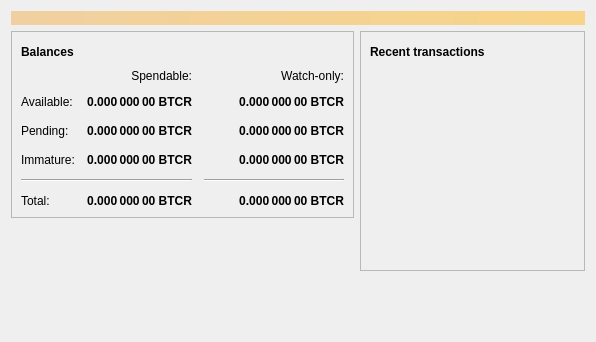
<?xml version="1.0" encoding="UTF-8"?>
<ui version="4.0">
 <class>OverviewPage</class>
 <widget class="QWidget" name="OverviewPage">
  <property name="geometry">
   <rect>
    <x>0</x>
    <y>0</y>
    <width>596</width>
    <height>342</height>
   </rect>
  </property>
  <property name="windowTitle">
   <string>Form</string>
  </property>
  <layout class="QVBoxLayout" name="topLayout">
   <item>
    <widget class="QLabel" name="labelAlerts">
     <property name="visible">
      <bool>false</bool>
     </property>
     <property name="styleSheet">
      <string notr="true">QLabel { background-color: qlineargradient(x1: 0, y1: 0, x2: 1, y2: 0, stop:0 #F0D0A0, stop:1 #F8D488); color:#000000; }</string>
     </property>
     <property name="wordWrap">
      <bool>true</bool>
     </property>
     <property name="margin">
      <number>3</number>
     </property>
     <property name="textInteractionFlags">
      <set>Qt::TextSelectableByMouse</set>
     </property>
    </widget>
   </item>
   <item>
    <layout class="QHBoxLayout" name="horizontalLayout" stretch="1,1">
     <item>
      <layout class="QVBoxLayout" name="verticalLayout_2">
       <item>
        <widget class="QFrame" name="frame">
         <property name="frameShape">
          <enum>QFrame::StyledPanel</enum>
         </property>
         <property name="frameShadow">
          <enum>QFrame::Raised</enum>
         </property>
         <layout class="QVBoxLayout" name="verticalLayout_4">
          <item>
           <layout class="QHBoxLayout" name="horizontalLayout_4">
            <item>
             <widget class="QLabel" name="label_5">
              <property name="font">
               <font>
                <weight>75</weight>
                <bold>true</bold>
               </font>
              </property>
              <property name="text">
               <string>Balances</string>
              </property>
             </widget>
            </item>
            <item>
             <widget class="QPushButton" name="labelWalletStatus">
              <property name="enabled">
               <bool>true</bool>
              </property>
              <property name="maximumSize">
               <size>
                <width>30</width>
                <height>16777215</height>
               </size>
              </property>
              <property name="toolTip">
               <string>The displayed information may be out of date. Your wallet automatically synchronizes with the Bitcoin network after a connection is established, but this process has not completed yet.</string>
              </property>
              <property name="text">
               <string/>
              </property>
              <property name="icon">
               <iconset resource="../bitcoin.qrc">
                <normaloff>:/icons/warning</normaloff>
                <disabledoff>:/icons/warning</disabledoff>:/icons/warning</iconset>
              </property>
              <property name="iconSize">
               <size>
                <width>24</width>
                <height>24</height>
               </size>
              </property>
              <property name="flat">
               <bool>true</bool>
              </property>
             </widget>
            </item>
            <item>
             <spacer name="horizontalSpacer_3">
              <property name="orientation">
               <enum>Qt::Horizontal</enum>
              </property>
              <property name="sizeHint" stdset="0">
               <size>
                <width>40</width>
                <height>20</height>
               </size>
              </property>
             </spacer>
            </item>
           </layout>
          </item>
          <item>
           <layout class="QGridLayout" name="gridLayout">
            <property name="spacing">
             <number>12</number>
            </property>
            <item row="2" column="2">
             <widget class="QLabel" name="labelWatchPending">
              <property name="font">
               <font>
                <weight>75</weight>
                <bold>true</bold>
               </font>
              </property>
              <property name="cursor">
               <cursorShape>IBeamCursor</cursorShape>
              </property>
              <property name="toolTip">
               <string>Unconfirmed transactions to watch-only addresses</string>
              </property>
              <property name="text">
               <string notr="true">0.000 000 00 BTCR</string>
              </property>
              <property name="alignment">
               <set>Qt::AlignRight|Qt::AlignTrailing|Qt::AlignVCenter</set>
              </property>
              <property name="textInteractionFlags">
               <set>Qt::LinksAccessibleByMouse|Qt::TextSelectableByKeyboard|Qt::TextSelectableByMouse</set>
              </property>
             </widget>
            </item>
            <item row="2" column="1">
             <widget class="QLabel" name="labelUnconfirmed">
              <property name="font">
               <font>
                <weight>75</weight>
                <bold>true</bold>
               </font>
              </property>
              <property name="cursor">
               <cursorShape>IBeamCursor</cursorShape>
              </property>
              <property name="toolTip">
               <string>Total of transactions that have yet to be confirmed, and do not yet count toward the spendable balance</string>
              </property>
              <property name="text">
               <string notr="true">0.000 000 00 BTCR</string>
              </property>
              <property name="alignment">
               <set>Qt::AlignRight|Qt::AlignTrailing|Qt::AlignVCenter</set>
              </property>
              <property name="textInteractionFlags">
               <set>Qt::LinksAccessibleByMouse|Qt::TextSelectableByKeyboard|Qt::TextSelectableByMouse</set>
              </property>
             </widget>
            </item>
            <item row="3" column="2">
             <widget class="QLabel" name="labelWatchImmature">
              <property name="font">
               <font>
                <weight>75</weight>
                <bold>true</bold>
               </font>
              </property>
              <property name="cursor">
               <cursorShape>IBeamCursor</cursorShape>
              </property>
              <property name="toolTip">
               <string>Mined balance in watch-only addresses that has not yet matured</string>
              </property>
              <property name="text">
               <string notr="true">0.000 000 00 BTCR</string>
              </property>
              <property name="alignment">
               <set>Qt::AlignRight|Qt::AlignTrailing|Qt::AlignVCenter</set>
              </property>
              <property name="textInteractionFlags">
               <set>Qt::LinksAccessibleByMouse|Qt::TextSelectableByKeyboard|Qt::TextSelectableByMouse</set>
              </property>
             </widget>
            </item>
            <item row="4" column="0" colspan="2">
             <widget class="Line" name="line">
              <property name="orientation">
               <enum>Qt::Horizontal</enum>
              </property>
             </widget>
            </item>
            <item row="4" column="2">
             <widget class="Line" name="lineWatchBalance">
              <property name="sizePolicy">
               <sizepolicy hsizetype="Preferred" vsizetype="Fixed">
                <horstretch>0</horstretch>
                <verstretch>0</verstretch>
               </sizepolicy>
              </property>
              <property name="minimumSize">
               <size>
                <width>140</width>
                <height>0</height>
               </size>
              </property>
              <property name="orientation">
               <enum>Qt::Horizontal</enum>
              </property>
             </widget>
            </item>
            <item row="5" column="0">
             <widget class="QLabel" name="labelTotalText">
              <property name="text">
               <string>Total:</string>
              </property>
             </widget>
            </item>
            <item row="3" column="1">
             <widget class="QLabel" name="labelImmature">
              <property name="font">
               <font>
                <weight>75</weight>
                <bold>true</bold>
               </font>
              </property>
              <property name="cursor">
               <cursorShape>IBeamCursor</cursorShape>
              </property>
              <property name="toolTip">
               <string>Mined balance that has not yet matured</string>
              </property>
              <property name="text">
               <string notr="true">0.000 000 00 BTCR</string>
              </property>
              <property name="alignment">
               <set>Qt::AlignRight|Qt::AlignTrailing|Qt::AlignVCenter</set>
              </property>
              <property name="textInteractionFlags">
               <set>Qt::LinksAccessibleByMouse|Qt::TextSelectableByKeyboard|Qt::TextSelectableByMouse</set>
              </property>
             </widget>
            </item>
            <item row="2" column="3">
             <spacer name="horizontalSpacer_2">
              <property name="orientation">
               <enum>Qt::Horizontal</enum>
              </property>
              <property name="sizeHint" stdset="0">
               <size>
                <width>40</width>
                <height>20</height>
               </size>
              </property>
             </spacer>
            </item>
            <item row="3" column="0">
             <widget class="QLabel" name="labelImmatureText">
              <property name="text">
               <string>Immature:</string>
              </property>
             </widget>
            </item>
            <item row="5" column="1">
             <widget class="QLabel" name="labelTotal">
              <property name="font">
               <font>
                <weight>75</weight>
                <bold>true</bold>
               </font>
              </property>
              <property name="cursor">
               <cursorShape>IBeamCursor</cursorShape>
              </property>
              <property name="toolTip">
               <string>Your current total balance</string>
              </property>
              <property name="text">
               <string notr="true">0.000 000 00 BTCR</string>
              </property>
              <property name="alignment">
               <set>Qt::AlignRight|Qt::AlignTrailing|Qt::AlignVCenter</set>
              </property>
              <property name="textInteractionFlags">
               <set>Qt::LinksAccessibleByMouse|Qt::TextSelectableByKeyboard|Qt::TextSelectableByMouse</set>
              </property>
             </widget>
            </item>
            <item row="5" column="2">
             <widget class="QLabel" name="labelWatchTotal">
              <property name="font">
               <font>
                <weight>75</weight>
                <bold>true</bold>
               </font>
              </property>
              <property name="cursor">
               <cursorShape>IBeamCursor</cursorShape>
              </property>
              <property name="toolTip">
               <string>Current total balance in watch-only addresses</string>
              </property>
              <property name="text">
               <string notr="true">0.000 000 00 BTCR</string>
              </property>
              <property name="alignment">
               <set>Qt::AlignRight|Qt::AlignTrailing|Qt::AlignVCenter</set>
              </property>
              <property name="textInteractionFlags">
               <set>Qt::LinksAccessibleByMouse|Qt::TextSelectableByKeyboard|Qt::TextSelectableByMouse</set>
              </property>
             </widget>
            </item>
            <item row="0" column="2">
             <widget class="QLabel" name="labelWatchonly">
              <property name="text">
               <string>Watch-only:</string>
              </property>
              <property name="alignment">
               <set>Qt::AlignRight|Qt::AlignTrailing|Qt::AlignVCenter</set>
              </property>
             </widget>
            </item>
            <item row="1" column="0">
             <widget class="QLabel" name="labelBalanceText">
              <property name="text">
               <string>Available:</string>
              </property>
             </widget>
            </item>
            <item row="1" column="1">
             <widget class="QLabel" name="labelBalance">
              <property name="font">
               <font>
                <weight>75</weight>
                <bold>true</bold>
               </font>
              </property>
              <property name="cursor">
               <cursorShape>IBeamCursor</cursorShape>
              </property>
              <property name="toolTip">
               <string>Your current spendable balance</string>
              </property>
              <property name="text">
               <string notr="true">0.000 000 00 BTCR</string>
              </property>
              <property name="alignment">
               <set>Qt::AlignRight|Qt::AlignTrailing|Qt::AlignVCenter</set>
              </property>
              <property name="textInteractionFlags">
               <set>Qt::LinksAccessibleByMouse|Qt::TextSelectableByKeyboard|Qt::TextSelectableByMouse</set>
              </property>
             </widget>
            </item>
            <item row="1" column="2">
             <widget class="QLabel" name="labelWatchAvailable">
              <property name="font">
               <font>
                <weight>75</weight>
                <bold>true</bold>
               </font>
              </property>
              <property name="cursor">
               <cursorShape>IBeamCursor</cursorShape>
              </property>
              <property name="toolTip">
               <string>Your current balance in watch-only addresses</string>
              </property>
              <property name="text">
               <string notr="true">0.000 000 00 BTCR</string>
              </property>
              <property name="alignment">
               <set>Qt::AlignRight|Qt::AlignTrailing|Qt::AlignVCenter</set>
              </property>
              <property name="textInteractionFlags">
               <set>Qt::LinksAccessibleByMouse|Qt::TextSelectableByKeyboard|Qt::TextSelectableByMouse</set>
              </property>
             </widget>
            </item>
            <item row="2" column="0">
             <widget class="QLabel" name="labelPendingText">
              <property name="text">
               <string>Pending:</string>
              </property>
             </widget>
            </item>
            <item row="0" column="1">
             <widget class="QLabel" name="labelSpendable">
              <property name="text">
               <string>Spendable:</string>
              </property>
              <property name="alignment">
               <set>Qt::AlignRight|Qt::AlignTrailing|Qt::AlignVCenter</set>
              </property>
             </widget>
            </item>
           </layout>
          </item>
         </layout>
        </widget>
       </item>
       <item>
        <spacer name="verticalSpacer">
         <property name="orientation">
          <enum>Qt::Vertical</enum>
         </property>
         <property name="sizeHint" stdset="0">
          <size>
           <width>20</width>
           <height>40</height>
          </size>
         </property>
        </spacer>
       </item>
      </layout>
     </item>
     <item>
      <layout class="QVBoxLayout" name="verticalLayout_3">
       <item>
        <widget class="QFrame" name="frame_2">
         <property name="frameShape">
          <enum>QFrame::StyledPanel</enum>
         </property>
         <property name="frameShadow">
          <enum>QFrame::Raised</enum>
         </property>
         <layout class="QVBoxLayout" name="verticalLayout">
          <item>
           <layout class="QHBoxLayout" name="horizontalLayout_2">
            <item>
             <widget class="QLabel" name="label_4">
              <property name="font">
               <font>
                <weight>75</weight>
                <bold>true</bold>
               </font>
              </property>
              <property name="text">
               <string>Recent transactions</string>
              </property>
             </widget>
            </item>
            <item>
             <widget class="QPushButton" name="labelTransactionsStatus">
              <property name="enabled">
               <bool>true</bool>
              </property>
              <property name="maximumSize">
               <size>
                <width>30</width>
                <height>16777215</height>
               </size>
              </property>
              <property name="toolTip">
               <string>The displayed information may be out of date. Your wallet automatically synchronizes with the Bitcoin network after a connection is established, but this process has not completed yet.</string>
              </property>
              <property name="text">
               <string/>
              </property>
              <property name="icon">
               <iconset resource="../bitcoin.qrc">
                <normaloff>:/icons/warning</normaloff>
                <disabledoff>:/icons/warning</disabledoff>:/icons/warning</iconset>
              </property>
              <property name="iconSize">
               <size>
                <width>24</width>
                <height>24</height>
               </size>
              </property>
              <property name="flat">
               <bool>true</bool>
              </property>
             </widget>
            </item>
            <item>
             <spacer name="horizontalSpacer">
              <property name="orientation">
               <enum>Qt::Horizontal</enum>
              </property>
              <property name="sizeHint" stdset="0">
               <size>
                <width>40</width>
                <height>20</height>
               </size>
              </property>
             </spacer>
            </item>
           </layout>
          </item>
          <item>
           <widget class="QListView" name="listTransactions">
            <property name="styleSheet">
             <string notr="true">QListView { background: transparent; }</string>
            </property>
            <property name="frameShape">
             <enum>QFrame::NoFrame</enum>
            </property>
            <property name="verticalScrollBarPolicy">
             <enum>Qt::ScrollBarAlwaysOff</enum>
            </property>
            <property name="horizontalScrollBarPolicy">
             <enum>Qt::ScrollBarAlwaysOff</enum>
            </property>
            <property name="selectionMode">
             <enum>QAbstractItemView::NoSelection</enum>
            </property>
           </widget>
          </item>
         </layout>
        </widget>
       </item>
       <item>
        <spacer name="verticalSpacer_2">
         <property name="orientation">
          <enum>Qt::Vertical</enum>
         </property>
         <property name="sizeHint" stdset="0">
          <size>
           <width>20</width>
           <height>40</height>
          </size>
         </property>
        </spacer>
       </item>
      </layout>
     </item>
    </layout>
   </item>
  </layout>
 </widget>
 <resources/>
 <connections/>
</ui>
